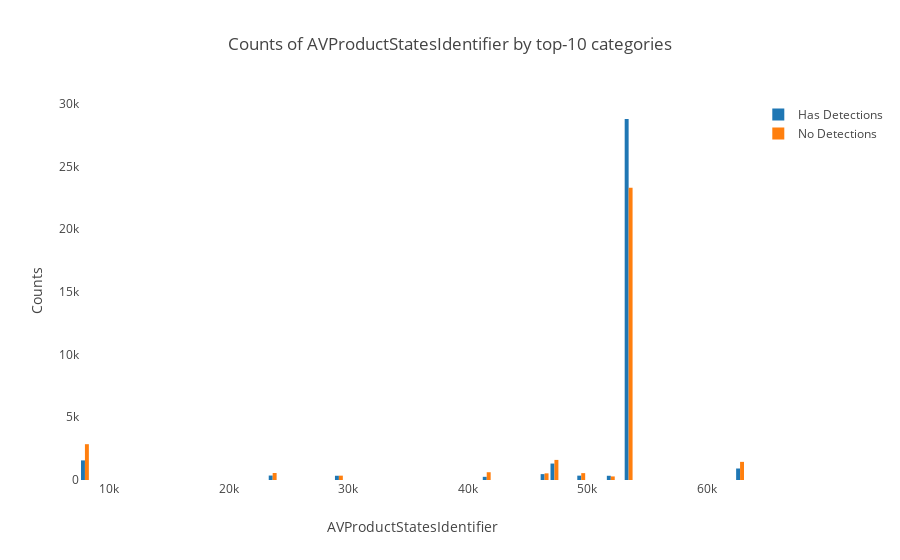

The notebook cell saved with this chart:
### Markdown cell above
### Intersting Insight here, by increasing the number of Anti-Virus Products,detection rate rather decreases, instead of increasing.

### Code cell
plot_cat('AVProductStatesIdentifier',True)

### Figure 1 — Plotly figure (JSON) as saved in the notebook; plotly's stock layout.template omitted (floating-point values rounded to 4 significant figures)
{"data": [{"name": "Has Detections", "type": "bar", "uid": "a29884d5-dae2-4ee8-83fd-ed960622e4b5", "x": [7945, 23657, 29199, 41571, 46413, 47238, 49480, 51954, 53447, 62773], "y": [1562, 355, 338, 253, 469, 1310, 347, 337, 28774, 917]}, {"name": "No Detections", "type": "bar", "uid": "2c442a28-8824-44b2-bca5-f93c5f00ffa3", "x": [7945, 23657, 29199, 41571, 46413, 47238, 49480, 51954, 53447, 62773], "y": [2854, 557, 346, 619, 531, 1601, 548, 285, 23288, 1446]}], "layout": {"barmode": "group", "legend": {"orientation": "v"}, "title": {"text": "Counts of AVProductStatesIdentifier by top-10 categories"}, "xaxis": {"showgrid": false, "showline": false, "title": {"text": "AVProductStatesIdentifier"}, "zeroline": false}, "yaxis": {"showgrid": false, "showline": false, "title": {"text": "Counts"}, "zeroline": false}}}
